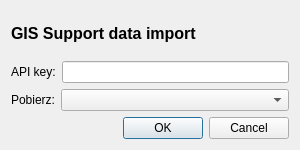
<?xml version="1.0" encoding="UTF-8"?>
<ui version="4.0">
 <class>DataImportDialogBase</class>
 <widget class="QDialog" name="DataImportDialogBase">
  <property name="geometry">
   <rect>
    <x>0</x>
    <y>0</y>
    <width>300</width>
    <height>150</height>
   </rect>
  </property>
  <property name="windowTitle">
   <string>Data Import</string>
  </property>
  <layout class="QGridLayout" name="gridLayout">
   <item row="0" column="0">
    <layout class="QVBoxLayout" name="verticalLayout_2">
     <item>
      <widget class="QLabel" name="label_3">
       <property name="font">
        <font>
         <pointsize>12</pointsize>
         <weight>75</weight>
         <italic>false</italic>
         <bold>true</bold>
        </font>
       </property>
       <property name="text">
        <string>GIS Support data import</string>
       </property>
      </widget>
     </item>
     <item>
      <layout class="QHBoxLayout" name="horizontalLayout_2">
       <item>
        <widget class="QLabel" name="label">
         <property name="text">
          <string>API key:</string>
         </property>
        </widget>
       </item>
       <item>
        <widget class="QLineEdit" name="lineEdit">
         <property name="toolTip">
          <string>&lt;html&gt;&lt;head/&gt;&lt;body&gt;&lt;p&gt;Insert API key here&lt;/p&gt;&lt;/body&gt;&lt;/html&gt;</string>
         </property>
         <property name="locale">
          <locale language="Polish" country="Poland"/>
         </property>
        </widget>
       </item>
      </layout>
     </item>
     <item>
      <layout class="QHBoxLayout" name="horizontalLayout">
       <item>
        <widget class="QLabel" name="label_2">
         <property name="sizePolicy">
          <sizepolicy hsizetype="Fixed" vsizetype="Preferred">
           <horstretch>0</horstretch>
           <verstretch>0</verstretch>
          </sizepolicy>
         </property>
         <property name="text">
          <string>Pobierz:</string>
         </property>
        </widget>
       </item>
       <item>
        <widget class="QComboBox" name="comboBox">
         <property name="toolTip">
          <string>&lt;html&gt;&lt;head/&gt;&lt;body&gt;&lt;p&gt;Choose data&lt;/p&gt;&lt;/body&gt;&lt;/html&gt;</string>
         </property>
        </widget>
       </item>
      </layout>
     </item>
    </layout>
   </item>
   <item row="1" column="0">
    <widget class="QDialogButtonBox" name="button_box">
     <property name="orientation">
      <enum>Qt::Horizontal</enum>
     </property>
     <property name="standardButtons">
      <set>QDialogButtonBox::Cancel|QDialogButtonBox::Ok</set>
     </property>
    </widget>
   </item>
  </layout>
 </widget>
 <resources/>
 <connections>
  <connection>
   <sender>button_box</sender>
   <signal>accepted()</signal>
   <receiver>DataImportDialogBase</receiver>
   <slot>accept()</slot>
   <hints>
    <hint type="sourcelabel">
     <x>20</x>
     <y>20</y>
    </hint>
    <hint type="destinationlabel">
     <x>20</x>
     <y>20</y>
    </hint>
   </hints>
  </connection>
  <connection>
   <sender>button_box</sender>
   <signal>rejected()</signal>
   <receiver>DataImportDialogBase</receiver>
   <slot>reject()</slot>
   <hints>
    <hint type="sourcelabel">
     <x>20</x>
     <y>20</y>
    </hint>
    <hint type="destinationlabel">
     <x>20</x>
     <y>20</y>
    </hint>
   </hints>
  </connection>
 </connections>
</ui>
